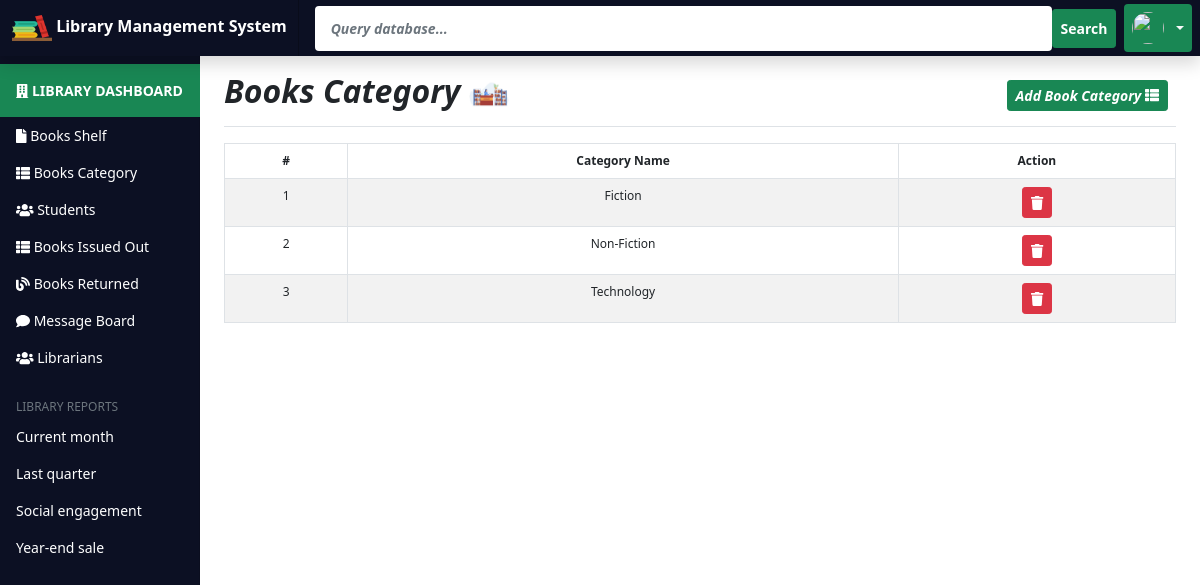
Page /admin/add-book-category.php on the committed database.
### tables this page shows
CREATE TABLE IF NOT EXISTS `tblbookcategory` (
  `bookcatid` int(11) NOT NULL AUTO_INCREMENT,
  `bookcatname` varchar(50) NOT NULL,
  PRIMARY KEY (`bookcatid`)
);

### admin/add-book-category.php (the view, shortened to what this page needs)
<?php include 'dashboard-sidebar.php';?>
    <main class="col-md-9 ms-sm-auto col-lg-10 px-md-4">
      <div class="d-flex justify-content-between flex-wrap flex-md-nowrap align-items-center pt-3 pb-2 mb-3 border-bottom">
        <h4 class="h2 fst-italic fw-bold">Books Category
             <img src="../assets/LMS Icons/3.png" width="40" height="32"></h4>
        <div class="btn-toolbar mb-2 mb-md-0">
          <div class="btn-group me-2">
            <button type="button" class="btn btn-sm btn-success fw-bold fst-italic" data-bs-toggle="modal" data-bs-target="#addcategorymodal">Add Book Category <i class="fas fa-th-list"></i> </button>
          </div>
        </div>
      </div>
      <table class="table table-striped table-bordered table-hover table-responsive" style="font-size:12px" cellspacing="0">
          <thead class="text-center">
            <tr>
              <th>#</th>
              <th>Category Name</th>
              <th>Action</th>
            </tr>
          </thead>
          <tbody class="text-center">
            <?php
              $i = 1;
            include '../includes/config.php';
            $datashowquery = "SELECT * FROM tblbookcategory";
            $datashowqueryrun = mysqli_query($conn,  $datashowquery);
            $datashowqueryrowcount = mysqli_num_rows($datashowqueryrun);
            if( $datashowqueryrowcount > 0){
                while($row = mysqli_fetch_assoc($datashowqueryrun)){
            ?>
            <tr>
              <td><?php echo $i++;?></td>
              <td><?php echo $row['bookcatname'];?></td>
              <td><a class="btn btn-sm btn-danger" href="controller.php?removecategory=<?php echo $row['bookcatid'];?>"  onclick="return confirm('Do you want to remove this book category?')";><i class="fas fa-trash"></i></a></td>
            </tr>
            <?php
                }
            }?>
          </tbody>
        </table>
      </div>
  </div>
<?php include 'dashboard-footer.php';?>

### rows in the picture
tblbookcategory: bookcatname "Fiction"
tblbookcategory: bookcatname "Non-Fiction"
tblbookcategory: bookcatname "Technology"
